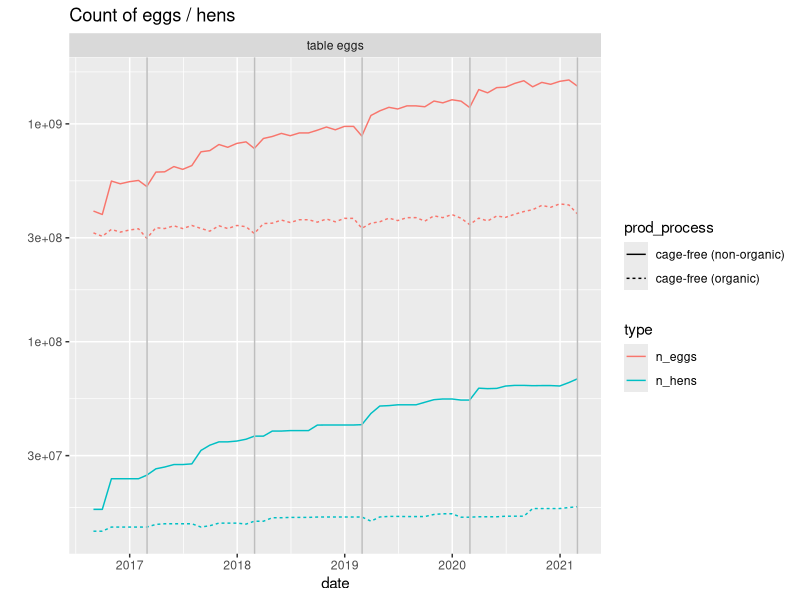

The R script that drew this image:
## ---- chunk 1
library(tidyverse)
library(praise)
## ---- chunk 2
cage_free <- read_csv("cage-free-percentages.csv")
egg_prod <- read_csv("egg-production.csv")
## ---- chunk 3
#| fig.cap: The number of non-organic cage-free hens and eggs has been increasing over time, while the number of organic cage-free hens and eggs has been more stable over time.
#| fig.alt: Line plot with time on the x-axis and count on the y-axis.  There are separate lines for number of organic and non-organic hens and the number of organic and non-organic eggs.  All four lines are increasing with the non-organic lines increasing more steeply.  Vertical lines indicate that the number of eggs dip each year on March 1.

egg_prod |>
  filter(prod_type == "table eggs") |>
  filter(prod_process != "all") |>
  pivot_longer(n_hens:n_eggs, names_to = "type", values_to = "count") |>
  ggplot(aes(x = observed_month, y = count, color = type)) + 
  geom_line(aes(linetype = prod_process)) + 
  scale_y_log10() + 
  geom_vline(xintercept = as.numeric(as.Date("2017-03-01")), col = "grey") +
  geom_vline(xintercept = as.numeric(as.Date("2018-03-01")), col = "grey") +
  geom_vline(xintercept = as.numeric(as.Date("2019-03-01")), col = "grey") +
  geom_vline(xintercept = as.numeric(as.Date("2020-03-01")), col = "grey") +
  geom_vline(xintercept = as.numeric(as.Date("2021-03-01")), col = "grey") +
  facet_wrap(~ prod_type) +
  xlab("date") + ylab("") + 
  ggtitle("Count of eggs / hens")
